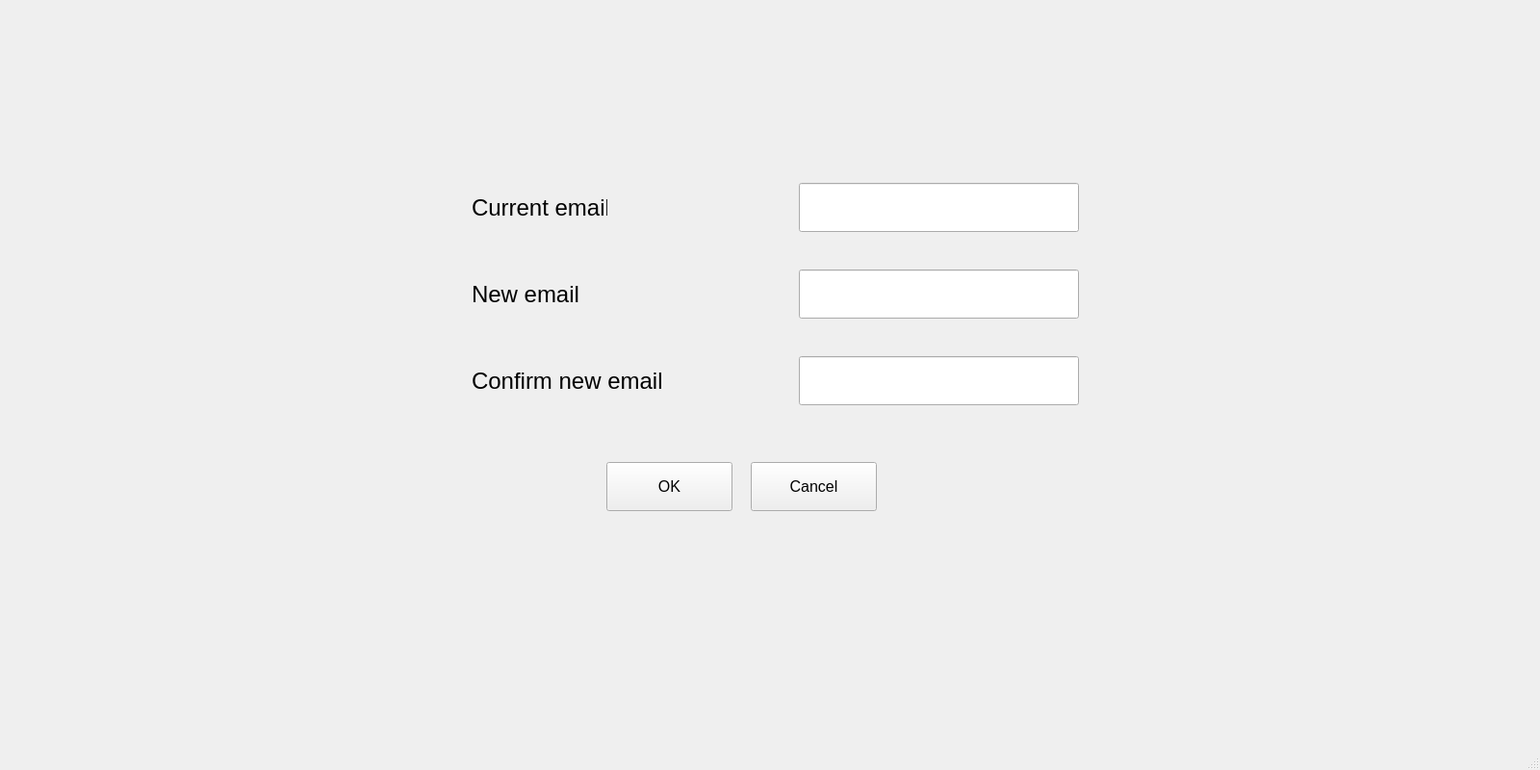
<?xml version="1.0" encoding="UTF-8"?>
<ui version="4.0">
 <class>MainWindow</class>
 <widget class="QMainWindow" name="MainWindow">
  <property name="geometry">
   <rect>
    <x>0</x>
    <y>0</y>
    <width>1600</width>
    <height>800</height>
   </rect>
  </property>
  <property name="windowTitle">
   <string>MainWindow</string>
  </property>
  <widget class="QWidget" name="centralwidget">
   <widget class="QLineEdit" name="current_mai_line">
    <property name="geometry">
     <rect>
      <x>830</x>
      <y>190</y>
      <width>291</width>
      <height>51</height>
     </rect>
    </property>
    <property name="font">
     <font>
      <pointsize>12</pointsize>
     </font>
    </property>
   </widget>
   <widget class="QLabel" name="label">
    <property name="geometry">
     <rect>
      <x>490</x>
      <y>190</y>
      <width>141</width>
      <height>51</height>
     </rect>
    </property>
    <property name="font">
     <font>
      <pointsize>18</pointsize>
     </font>
    </property>
    <property name="text">
     <string>Current email</string>
    </property>
   </widget>
   <widget class="QLabel" name="label_3">
    <property name="geometry">
     <rect>
      <x>490</x>
      <y>370</y>
      <width>241</width>
      <height>51</height>
     </rect>
    </property>
    <property name="font">
     <font>
      <pointsize>18</pointsize>
     </font>
    </property>
    <property name="text">
     <string>Confirm new email</string>
    </property>
   </widget>
   <widget class="QLineEdit" name="new_mail_line">
    <property name="geometry">
     <rect>
      <x>830</x>
      <y>280</y>
      <width>291</width>
      <height>51</height>
     </rect>
    </property>
    <property name="font">
     <font>
      <pointsize>12</pointsize>
     </font>
    </property>
   </widget>
   <widget class="QLabel" name="label_2">
    <property name="geometry">
     <rect>
      <x>490</x>
      <y>280</y>
      <width>141</width>
      <height>51</height>
     </rect>
    </property>
    <property name="font">
     <font>
      <pointsize>18</pointsize>
     </font>
    </property>
    <property name="text">
     <string>New email</string>
    </property>
   </widget>
   <widget class="QLineEdit" name="cf_new_mail_line">
    <property name="geometry">
     <rect>
      <x>830</x>
      <y>370</y>
      <width>291</width>
      <height>51</height>
     </rect>
    </property>
    <property name="font">
     <font>
      <pointsize>12</pointsize>
     </font>
    </property>
   </widget>
   <widget class="QPushButton" name="OK_button">
    <property name="geometry">
     <rect>
      <x>630</x>
      <y>480</y>
      <width>131</width>
      <height>51</height>
     </rect>
    </property>
    <property name="font">
     <font>
      <pointsize>12</pointsize>
     </font>
    </property>
    <property name="text">
     <string>OK</string>
    </property>
   </widget>
   <widget class="QPushButton" name="cancel_button">
    <property name="geometry">
     <rect>
      <x>780</x>
      <y>480</y>
      <width>131</width>
      <height>51</height>
     </rect>
    </property>
    <property name="font">
     <font>
      <pointsize>12</pointsize>
     </font>
    </property>
    <property name="text">
     <string>Cancel</string>
    </property>
   </widget>
   <widget class="QLabel" name="notice_label">
    <property name="geometry">
     <rect>
      <x>360</x>
      <y>50</y>
      <width>871</width>
      <height>51</height>
     </rect>
    </property>
    <property name="font">
     <font>
      <pointsize>20</pointsize>
     </font>
    </property>
    <property name="text">
     <string/>
    </property>
    <property name="alignment">
     <set>Qt::AlignCenter</set>
    </property>
   </widget>
  </widget>
  <widget class="QMenuBar" name="menubar">
   <property name="geometry">
    <rect>
     <x>0</x>
     <y>0</y>
     <width>1600</width>
     <height>18</height>
    </rect>
   </property>
  </widget>
  <widget class="QStatusBar" name="statusbar"/>
 </widget>
 <resources/>
 <connections/>
</ui>
